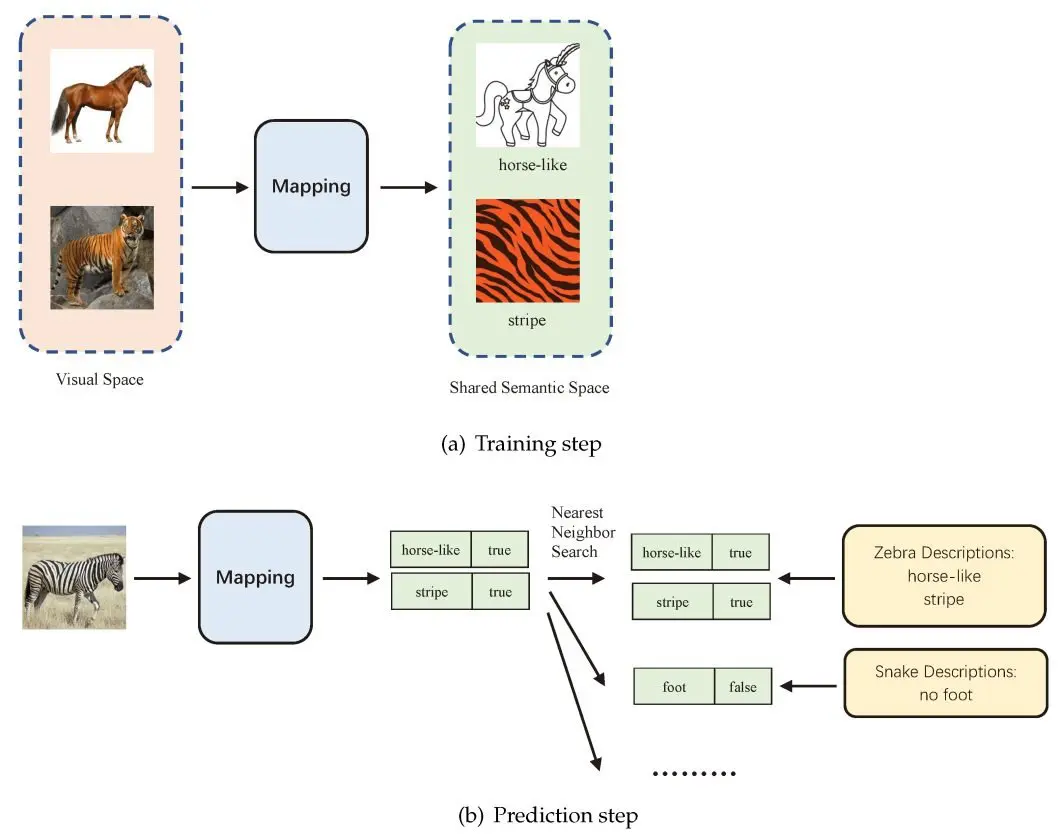
#> input picture img/clip.webp, 1060 x 840 px
$ python -i background_ignoring.py   (imports and definitions only)
#> lines starting #> are read from the running program, lines starting #| are printed output that depends on the picture; after the words box and inside, x2 and y2 are one past the last pixel; in counts of white or black regions, pixels touching at a corner belong together
import cv2
import numpy as np
from typing import Tuple, List


def preprocess_the_image(input_image: np.array | Tuple[np.array]) -> np.array | Tuple[np.array]:
    '''
    Preprocessing image of image batch for contour detection

    Args:
        image (np.array | Tuple[np.array]): A single image in RGB format or a batch of images

    Returns:
        np.array | Tuple[np.array]:  A single image in RGB format or a batch of preprocessed images
    '''
    def _preproc_single_image(image):
        gray = cv2.cvtColor(image, cv2.COLOR_RGB2GRAY)
        thresh = cv2.adaptiveThreshold(
            gray, 255, cv2.ADAPTIVE_THRESH_GAUSSIAN_C, cv2.THRESH_BINARY_INV, 27, 5
        )
        thresh = cv2.dilate(thresh.copy(), None, iterations=4) / 255
        return cv2.convertScaleAbs(thresh)

    if not isinstance(input_image, tuple | list):
        return _preproc_single_image(input_image)

    return tuple([_preproc_single_image(image) for image in input_image])

def find_image_contours(
    input_image: np.array | Tuple[np.array],
    epsilon_factor: float = 0.02,
    min_area: int = 30000,
    max_aspect_ratio: float = 10.0
) -> Tuple[np.array | Tuple[np.array], Tuple[List[np.array]]]:
    '''
    Find big contours on the image. They are highly likely objects of interest

    Args:
        input_image (np.array | Tuple[np.array]): A single preprocessed image or a batch of images
        epsilon_factor (float, optional): Epsilon factor to approximates a contour shape. Defaults to 0.04.
        min_area (int, optional): Min detected area. Defaults to 5000.
        max_aspect_ratio (float, optional): Maximum allowed aspect ratio (longest side / shortest side) for contours.

    Returns:
        Tuple[np.array | Tuple[np.array], Tuple[List[np.array]]]: a tuple where:
            - The first component is a single image with contours drawn or batch of images with contours drawn
            - The second component is a Tuple of contours detected for each images
    '''

    def _find_contours_single_image(image_processed, original_image, epsilon_factor, min_area, max_aspect_ratio):
        contours, _ = cv2.findContours(image_processed, cv2.RETR_EXTERNAL, cv2.CHAIN_APPROX_SIMPLE)
        rectangular_contours = []

        for contour in contours:
            epsilon = epsilon_factor * cv2.arcLength(contour, True)
            approx = cv2.approxPolyDP(contour, epsilon, True)

            if len(approx) != 4:
                continue

            if cv2.contourArea(contour) >= min_area:
                x, y, w, h = cv2.boundingRect(contour)
                aspect_ratio = max(w, h) / min(w, h)

                # if aspect_ratio <= max_aspect_ratio - skip
                if aspect_ratio <= max_aspect_ratio:
                    rectangular_contours.append(contour)

        contour_image = original_image.copy()
        cv2.drawContours(contour_image, rectangular_contours, -1, (0, 255, 255), 5)  # draw in green color

        return contour_image, rectangular_contours

    if not isinstance(input_image, tuple | list):
        processed_image = preprocess_the_image(input_image.copy())
        return _find_contours_single_image(processed_image, input_image, epsilon_factor, min_area, max_aspect_ratio)

    contour_image_list, contour_coordinates_list = [], []

    for image in input_image:
        processed_image = preprocess_the_image(image)
        contour_image, contours_detected = _find_contours_single_image(processed_image, image, epsilon_factor, min_area, max_aspect_ratio)
        contour_image_list.append(contour_image)
        contour_coordinates_list.append(contours_detected)

    return tuple(contour_image_list), contour_coordinates_list

def warp_contour(image: np.array, contours: List[np.array]) -> List[np.array]:
    '''
    Warp contours detected from the image

    Args:
        image (np.array): A single image in RGB format
        contours (List[np.array]): A list of contours detected

    Returns:
        List[np.array]: A List of warped images
    '''
    warped_images = []

    for contour in contours:
        x, y, w, h = cv2.boundingRect(contour)
        roi = image[y:y + h, x:x + w]
        mask = np.ones_like(image, dtype=np.uint8) * 255
        cv2.drawContours(mask, [contour], -1, (255), thickness=cv2.FILLED)
        mask_roi = mask[y:y + h, x:x + w]
        mask_roi = cv2.cvtColor(mask_roi, cv2.COLOR_RGB2GRAY)
        warped = cv2.bitwise_and(roi, roi, mask=mask_roi)
        warped_images.append(warped)

    return warped_images

def pipeline(input_image: np.array | Tuple[np.array]) -> Tuple[np.array | Tuple[np.array], List[np.array]]:
    '''
    Pipeline for background detection

    Args:
        input_image (np.array | Tuple[np.array]): A single image or a Tuple of images

    Returns:
        Tuple[np.array | Tuple[np.array], List[np.array]]:
            if single image:
                return an image with contours and all warped images as a list
            if Tuple of images:
                return a tuple of images with contours and all warped images as a list
    '''
    if not isinstance(input_image, tuple | list):
        print('Processing a single image')

        contour_image, rectangular_contours = find_image_contours(input_image)
        warped = warp_contour(input_image, rectangular_contours)

        print(f'{len(warped)} contours was found sucessfully!')
        print('Processed successfully!')
        return contour_image, warped

    print(f'Processing a batch of images. Total {len(input_image)} images')

    warped = []
    contour_images_list, rectangular_contours_list = find_image_contours(input_image)

    for i, (image, rectangular_contours) in enumerate(zip(input_image, rectangular_contours_list)):

        warped_ = warp_contour(image, rectangular_contours)
        warped += warped_
        ordinal = lambda n: '%d%s' % (n, 'tsnrhtdd'[(n//10 % 10 != 1)*(n % 10 < 4)*n % 10::4]) # omfg

        print(f'{len(warped_)} contours was found sucessfully in {ordinal(i + 1)} image!')

    print('Processed successfully!')
    return contour_images_list, warped

>>> import cv2
>>> picture = cv2.cvtColor(cv2.imread('../img/clip.webp'), cv2.COLOR_BGR2RGB)
>>> result = pipeline(picture)
#> in _preproc_single_image, `thresh = cv2.adaptiveThreshold( gray, 255, cv2.ADAPTIVE_THRESH_GAUSSIA..`:
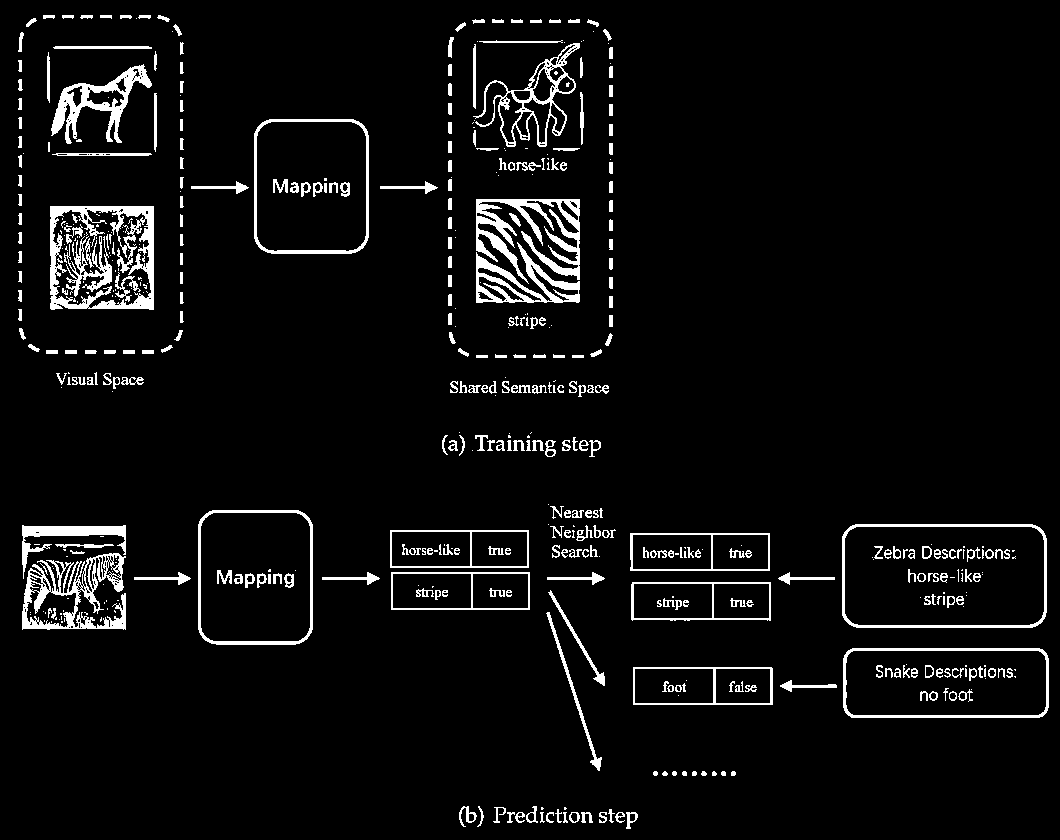
#> thresh: shape (840, 1060); 5.4% white; 528 white regions (195 under 20 px), largest, box (x1, y1, x2, y2) and area: (50, 206, 154, 310) 3849, (476, 199, 580, 284) 3348, (22, 553, 126, 630) 3213
#> in _preproc_single_image, `thresh = cv2.dilate(thresh.copy(), None, iterations=4) / 255`:
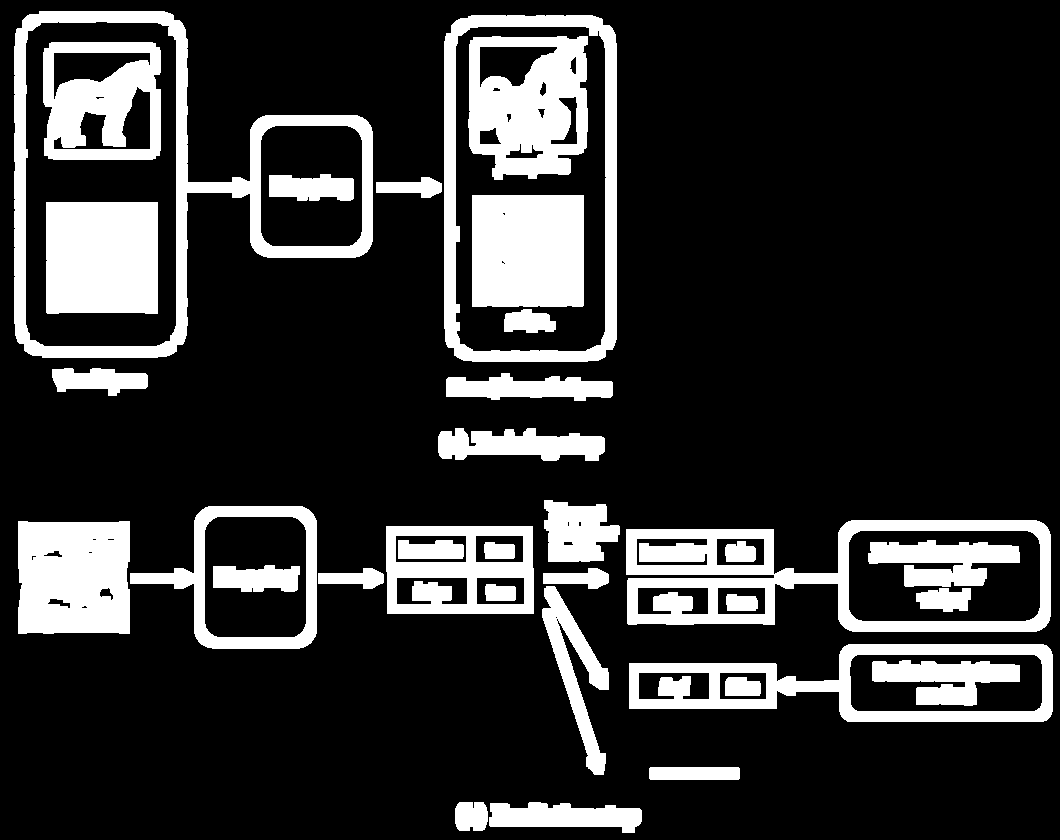
#> thresh: shape (840, 1060) float64; values 0 (black) and 1 (white), 19.3% white; 34 white regions, largest, box (x1, y1, x2, y2) and area: (14, 11, 373, 358) 17564, (626, 520, 1051, 632) 16871, (472, 195, 584, 307) 12520
#> in _preproc_single_image, `return cv2.convertScaleAbs(thresh)`: returned value: shape (840, 1060); values 0 (black) and 1 (white), 19.3% white; 34 white regions
#> in _find_contours_single_image, `contours, _ = cv2.findContours(image_processed, cv2.RETR_EXTERNAL, cv2..`: contours = 18 contours; largest, box (x1, y1, x2, y2) and area: (14, 11, 373, 358) 76574, (444, 15, 617, 362) 58688, (626, 520, 1051, 632) 37328, (629, 644, 1053, 722) 23656, (130, 506, 317, 649) 17794
#> the loop in _find_contours_single_image, `for contour in contours:` made 18 passes
#> (epsilon, approx, x, y, w, h, aspect_ratio) on pass 17: (20.26, [[460, 18], [446, 344], [598, 360], [615, 34]], 444, 15, 173, 347, 2.01)
#> epsilon on passes 2, 4, 5, 6, 7, 10: 2.57, 21.26, 12.89, 3.24, 3.24, 30.44
#> after the loop in _find_contours_single_image, `for contour in contours:`: rectangular_contours = 1 contour; box (x1, y1, x2, y2) and area: (444, 15, 617, 362) 58688
#> in _find_contours_single_image, `cv2.drawContours(contour_image, rectangular_contours, -1, (0, 255, 255..`:
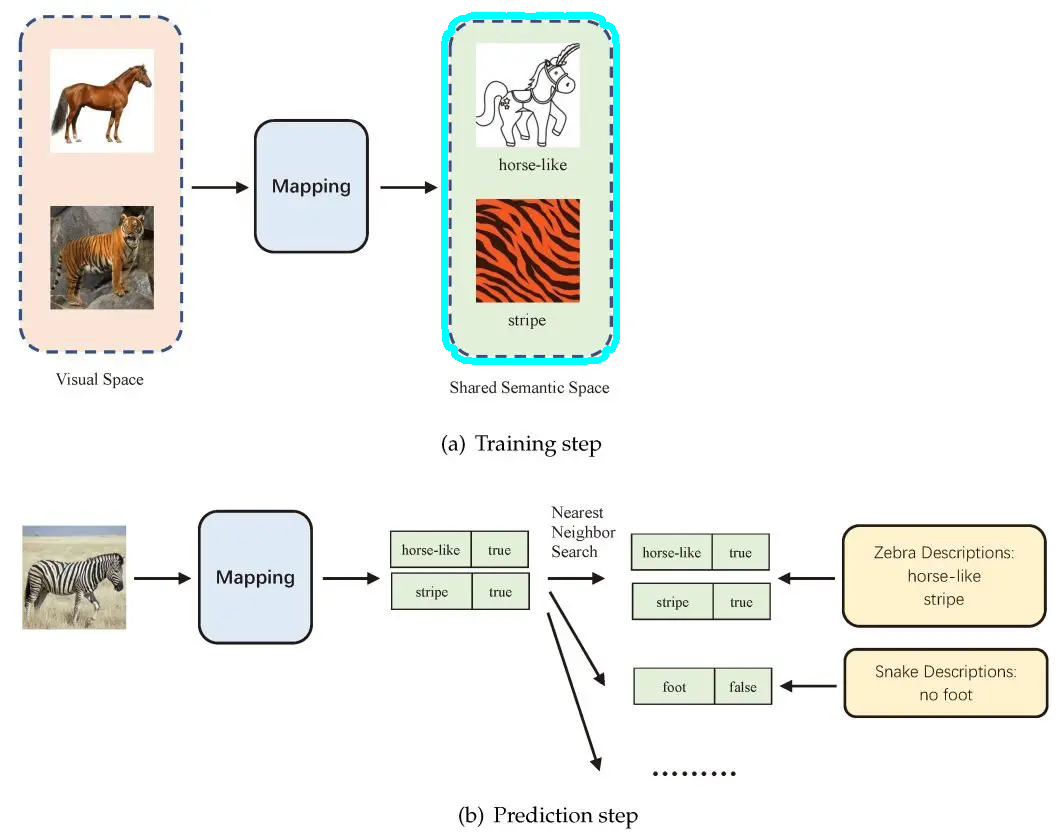
#> contour_image: shape (840, 1060, 3); mean R, G, B 240.3, 240.7, 237
#> the loop in warp_contour, `for contour in contours:` made 1 pass
#> (x, y, w, h) on pass 1: (444, 15, 173, 347)
#> pass 1, in warp_contour, `roi = image[y:y + h, x:x + w]`:
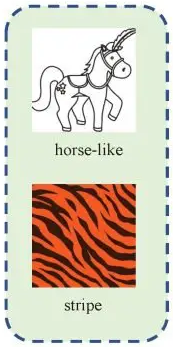
#> roi: shape (347, 173, 3); mean R, G, B 210.9, 200.9, 185.2
#> pass 1, in warp_contour, `mask_roi = mask[y:y + h, x:x + w]`:
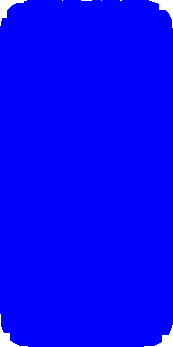
#> mask_roi: shape (347, 173, 3); mean of channels 0, 1, 2 255, 3.6, 3.6; drawn as B, G, R
#> pass 1, in warp_contour, `mask_roi = cv2.cvtColor(mask_roi, cv2.COLOR_RGB2GRAY)`:
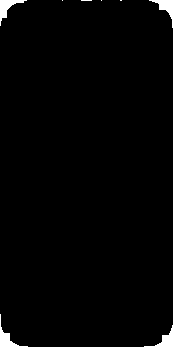
#> mask_roi: shape (347, 173); values 76 (black) and 255 (white), 1.4% white; 8 white regions (4 under 20 px), largest, box (x1, y1, x2, y2) and area: (0, 0, 27, 26) 222, (0, 314, 28, 347) 213, (149, 0, 173, 28) 207, (144, 325, 173, 347) 189
#> after the loop in warp_contour, `for contour in contours:`:
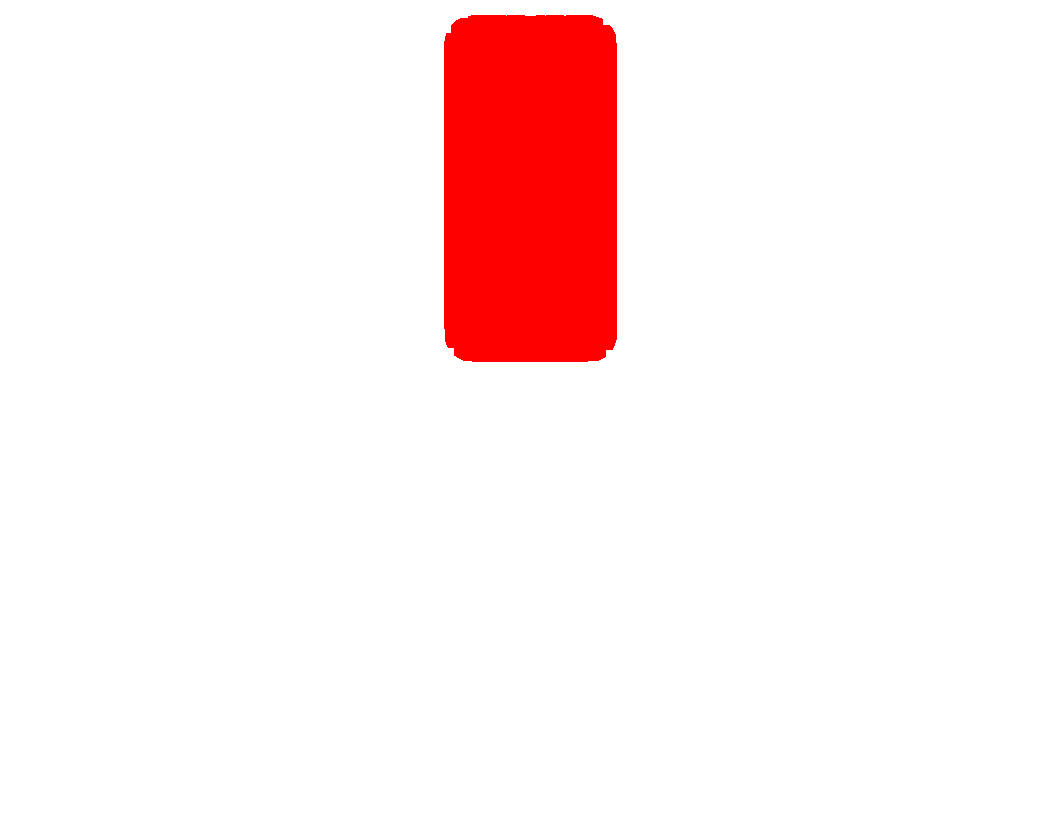
#> mask: shape (840, 1060, 3); mean R, G, B 255, 238.1, 238.1
#> after the loop in warp_contour, `for contour in contours:`: warped_images = 1 item
#| 1 contours was found sucessfully!

$ run again, on img/faiss.webp
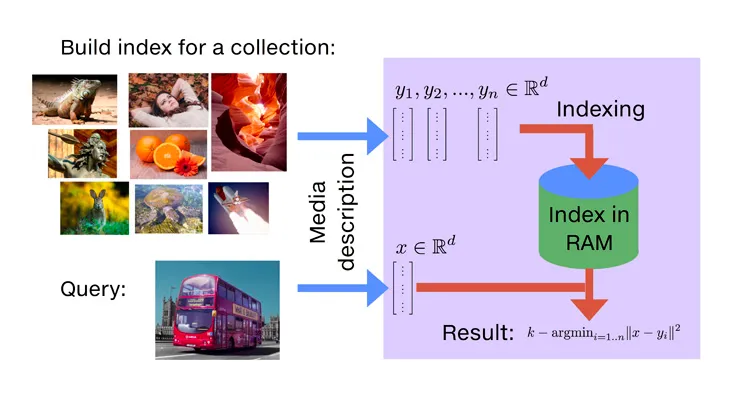
#> input picture img/faiss.webp, 736 x 402 px
#> in _preproc_single_image, `thresh = cv2.adaptiveThreshold( gray, 255, cv2.ADAPTIVE_THRESH_GAUSSIA..`:
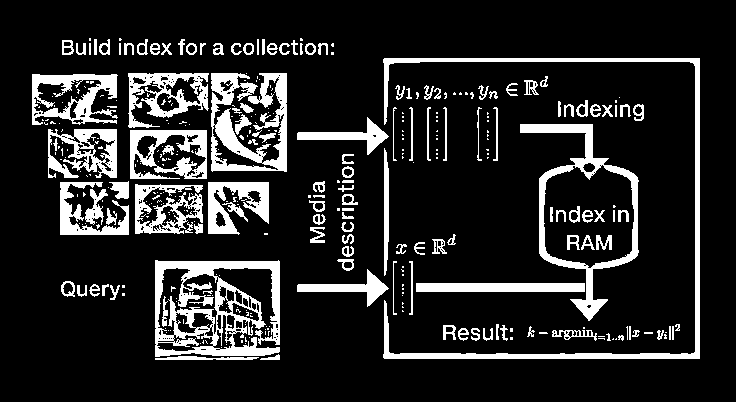
#> thresh: shape (402, 736); 15.2% white; 358 white regions (226 under 20 px), largest, box (x1, y1, x2, y2) and area: (155, 260, 280, 357) 5911, (383, 58, 700, 359) 5006, (211, 73, 287, 172) 3911
#> in _preproc_single_image, `thresh = cv2.dilate(thresh.copy(), None, iterations=4) / 255`:
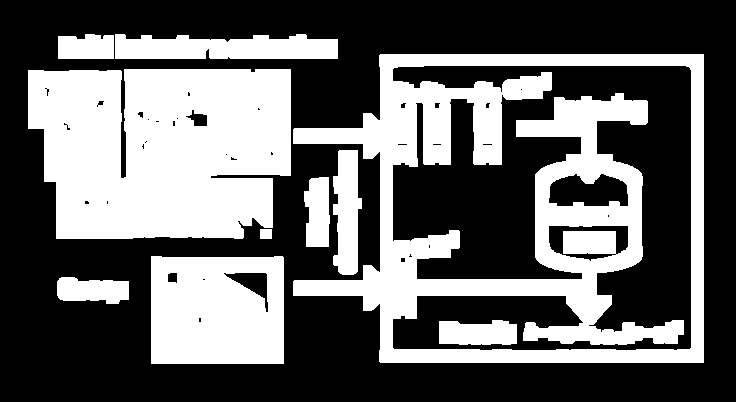
#> thresh: shape (402, 736) float64; values 0 (black) and 1 (white), 39.2% white; 10 white regions, largest, box (x1, y1, x2, y2) and area: (293, 54, 704, 363) 49423, (28, 69, 291, 239) 39518, (151, 256, 284, 364) 13533
#> contours = 9 contours; largest, box (x1, y1, x2, y2) and area: (293, 54, 704, 363) 103001, (28, 69, 291, 239) 39222, (151, 256, 284, 364) 14012, (115, 34, 338, 59) 4440, (333, 150, 362, 275) 2575
#> the loop in _find_contours_single_image, `for contour in contours:` made 9 passes
#> epsilon on passes 1, 4, 6, 7, 9: 3.81, 3.77, 24.89, 32.91, 3.36
#> after the loop in _find_contours_single_image, `for contour in contours:`: rectangular_contours = []
#| 0 contours was found sucessfully!
